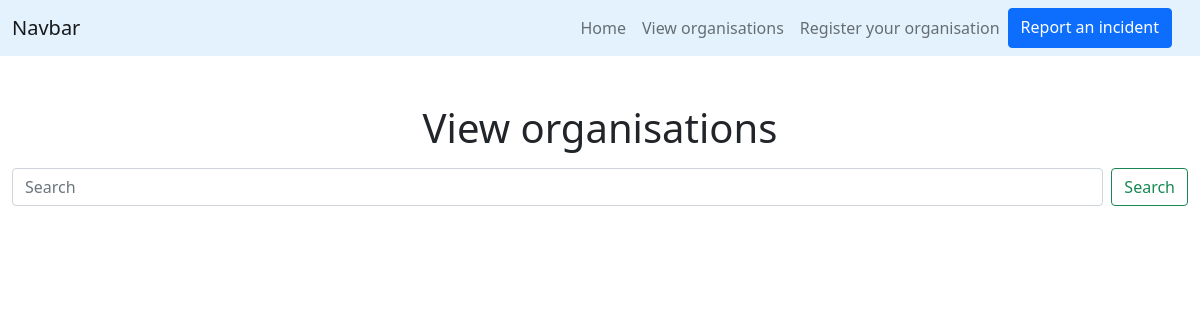
The app's page /view, older data.
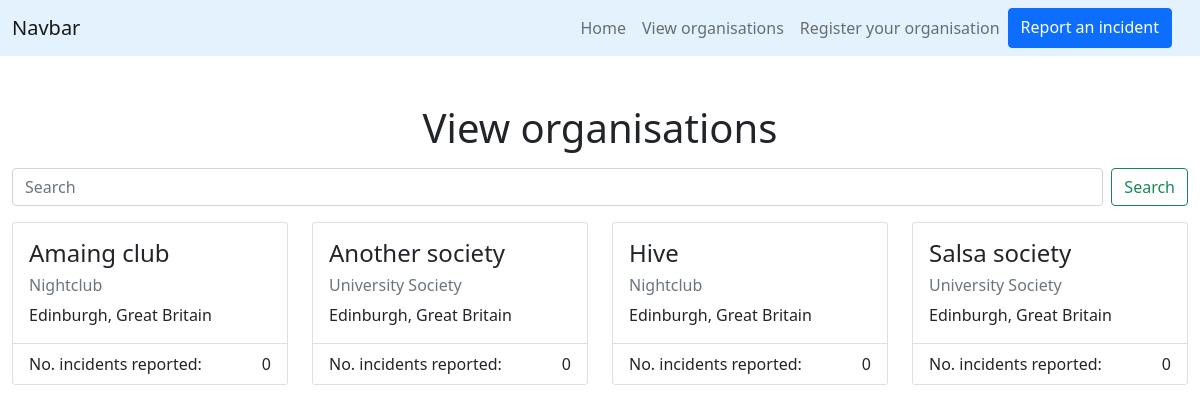
The same page, newer data.
### register/models.py (models this page shows)
class Organisation(models.Model):
    COUNTRY_CHOICES = [
        ('gb','Great Britain'),
        ('ie', 'Ireland'),
    ]
    TYPE_CHOICES = [
        ('pubbar', 'Pub/Bar'),
        ('club', 'Nightclub'),
        ('soc', 'University Society'),
        ('school', 'School'),
        ('office', 'Office'),
        ('store', 'Store'),
        ('other', 'Other'),
    ]
    CITY_CHOICES = [('edi', 'Edinburgh')]
    name = models.CharField(max_length=150)
    country = models.CharField(max_length=50, choices=COUNTRY_CHOICES)
    city = models.CharField(max_length=50, choices=CITY_CHOICES)
    type = models.CharField(max_length=25, choices=TYPE_CHOICES)
    email = models.EmailField()
    report_count = models.IntegerField(blank=False, null=False, default=0)
    class Meta:
        ordering = ['name']

### view/views.py (the view)
# urls.py: path('view', view_view, name='view'),
def view_view(request):
    search_organisation = request.GET.get('search')
    if search_organisation:
        organisations = Organisation.objects.filter(
            Q(name__icontains=search_organisation) |
            Q(country__icontains=search_organisation) |
            Q(city__icontains=search_organisation) |
            Q(type__icontains=search_organisation)
            )
    else:
        organisations = Organisation.objects.all().order_by("name")
    return render(request, 'view/view.html', {'orgs': organisations})

### view/templates/view/view.html (shortened to what this page needs)
{% extends "beepboop9000/base.html" %}
{% load static %}
{% block content %}
<div class="container-fluid">
  <div class="row justify-content-center">
    <div class="col-sm-12 text-center mb-2">
      <h1>View organisations</h1>
    </div>
  </div>
  <div class="row mb-3">
    <div class="col">
      <form class="d-flex" action="{% url 'view' %}">
        <input class="form-control me-2" type="search" name="search" placeholder="Search" aria-label="Search">
        <button class="btn btn-outline-success" type="submit">Search</button>
      </form>
    </div>
  </div>
  <div class="row row-cols-1 row-cols-sm-2 row-cols-lg-4 g-4">
  {% for organisation in orgs %}
  <div class="col">
    <div class="card h-100">
      <div class="card-body">
        <h4 class="card-title">{{ organisation.name }}</h4>
        <h6 class="card-text text-muted">{{ organisation.get_type_display }}</h6>
        <p class="card-text">{{ organisation.get_city_display }}, {{ organisation.get_country_display }}</p>
      </div>
      <ul class="list-group list-group-flush">
        <li class="list-group-item">
          <span style="float: left;">No. incidents reported:</span>
          <span style="float: right;">{{ organisation.report_count }}</span>
        </li>
      </ul>
    </div>
  </div>
  {% endfor %}
  </div>
</div>
{% endblock %}

### beepboop9000/templates/beepboop9000/base.html (shortened to what this page needs)
<!DOCTYPE html>
{% load static %}
<html lang="en">
  <head>
    <link href="https://cdn.jsdelivr.net/npm/bootstrap@5.0.0-beta2/dist/css/bootstrap.min.css" rel="stylesheet">
  </head>
  <body>
    <div class="min-vh-100">
      <nav class="navbar navbar-expand-lg navbar-light mb-5" style='background-color: #e3f2fd;'>
        <div class="container-fluid">
          <a class="navbar-brand" href="#">Navbar</a>
          <div class="collapse navbar-collapse">
            <ul class="navbar-nav ms-auto mb-2 mb-lg-0 px-3">
              <li class="nav-item">
                <a class="nav-link" aria-current="page" href="{% url 'home' %}">Home</a>
              </li>
              <li class="nav-item">
                <a class="nav-link" href="{% url 'view' %}">View organisations</a>
              </li>
              <li class="nav-item">
                <a class="nav-link" href="{% url 'register' %}">Register your organisation</a>
              </li>
                <a class="btn btn-primary" href="{% url 'report' %}" role="button">Report an incident</a>
            </ul>
          </div>
        </div>
      </nav>
      {% block content %}
      {% endblock %}
    </div>
  </body>
</html>

Row changes from the older to the newer data that the page shows:
added Organisation: name "Amaing club", type "Nightclub", city "Edinburgh", country "Great Britain", report_count "0"
added Organisation: name "Another society", type "University Society", city "Edinburgh", country "Great Britain", report_count "0"
added Organisation: name "Hive", type "Nightclub", city "Edinburgh", country "Great Britain", report_count "0"
added Organisation: name "Salsa society", type "University Society", city "Edinburgh", country "Great Britain", report_count "0"
